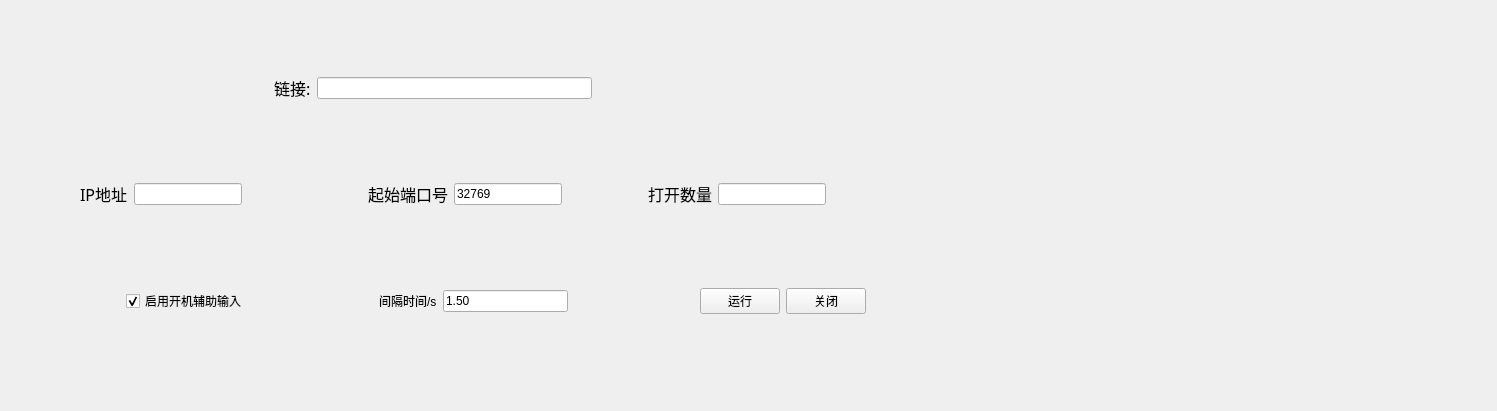
<?xml version="1.0" encoding="UTF-8"?>
<ui version="4.0">
 <class>MainWindow</class>
 <widget class="QMainWindow" name="MainWindow">
  <property name="geometry">
   <rect>
    <x>0</x>
    <y>0</y>
    <width>1497</width>
    <height>411</height>
   </rect>
  </property>
  <property name="windowTitle">
   <string>英格路由器批量开启 V1.1</string>
  </property>
  <widget class="QWidget" name="centralWidget">
   <widget class="QWidget" name="gridLayoutWidget">
    <property name="geometry">
     <rect>
      <x>0</x>
      <y>0</y>
      <width>1491</width>
      <height>391</height>
     </rect>
    </property>
    <layout class="QGridLayout" name="gridLayout">
     <item row="2" column="0">
      <layout class="QHBoxLayout" name="horizontalLayout_5">
       <item>
        <layout class="QHBoxLayout" name="horizontalLayout_6"/>
       </item>
       <item>
        <spacer name="horizontalSpacer_7">
         <property name="orientation">
          <enum>Qt::Horizontal</enum>
         </property>
         <property name="sizeHint" stdset="0">
          <size>
           <width>40</width>
           <height>20</height>
          </size>
         </property>
        </spacer>
       </item>
       <item>
        <widget class="QCheckBox" name="checkBox">
         <property name="text">
          <string>启用开机辅助输入</string>
         </property>
         <property name="checked">
          <bool>true</bool>
         </property>
        </widget>
       </item>
       <item>
        <spacer name="horizontalSpacer_6">
         <property name="orientation">
          <enum>Qt::Horizontal</enum>
         </property>
         <property name="sizeHint" stdset="0">
          <size>
           <width>40</width>
           <height>20</height>
          </size>
         </property>
        </spacer>
       </item>
       <item>
        <widget class="QLabel" name="label_4">
         <property name="text">
          <string>间隔时间/s</string>
         </property>
        </widget>
       </item>
       <item>
        <widget class="QLineEdit" name="tim">
         <property name="text">
          <string>1.50</string>
         </property>
        </widget>
       </item>
       <item>
        <spacer name="horizontalSpacer_5">
         <property name="orientation">
          <enum>Qt::Horizontal</enum>
         </property>
         <property name="sizeHint" stdset="0">
          <size>
           <width>40</width>
           <height>20</height>
          </size>
         </property>
        </spacer>
       </item>
       <item>
        <widget class="QPushButton" name="run">
         <property name="text">
          <string>运行</string>
         </property>
        </widget>
       </item>
       <item>
        <widget class="QPushButton" name="pushButton_2">
         <property name="text">
          <string>关闭</string>
         </property>
        </widget>
       </item>
      </layout>
     </item>
     <item row="2" column="1">
      <spacer name="horizontalSpacer_8">
       <property name="orientation">
        <enum>Qt::Horizontal</enum>
       </property>
       <property name="sizeHint" stdset="0">
        <size>
         <width>40</width>
         <height>20</height>
        </size>
       </property>
      </spacer>
     </item>
     <item row="1" column="0">
      <layout class="QHBoxLayout" name="horizontalLayout">
       <item>
        <spacer name="horizontalSpacer_2">
         <property name="orientation">
          <enum>Qt::Horizontal</enum>
         </property>
         <property name="sizeHint" stdset="0">
          <size>
           <width>40</width>
           <height>20</height>
          </size>
         </property>
        </spacer>
       </item>
       <item>
        <spacer name="horizontalSpacer_9">
         <property name="orientation">
          <enum>Qt::Horizontal</enum>
         </property>
         <property name="sizeHint" stdset="0">
          <size>
           <width>40</width>
           <height>20</height>
          </size>
         </property>
        </spacer>
       </item>
       <item>
        <widget class="QLabel" name="label">
         <property name="font">
          <font>
           <family>Adobe Devanagari</family>
           <pointsize>12</pointsize>
          </font>
         </property>
         <property name="text">
          <string>IP地址</string>
         </property>
        </widget>
       </item>
       <item>
        <widget class="QLineEdit" name="ipadressText"/>
       </item>
       <item>
        <spacer name="horizontalSpacer">
         <property name="orientation">
          <enum>Qt::Horizontal</enum>
         </property>
         <property name="sizeHint" stdset="0">
          <size>
           <width>40</width>
           <height>20</height>
          </size>
         </property>
        </spacer>
       </item>
       <item>
        <spacer name="horizontalSpacer_10">
         <property name="orientation">
          <enum>Qt::Horizontal</enum>
         </property>
         <property name="sizeHint" stdset="0">
          <size>
           <width>40</width>
           <height>20</height>
          </size>
         </property>
        </spacer>
       </item>
       <item>
        <spacer name="horizontalSpacer_3">
         <property name="orientation">
          <enum>Qt::Horizontal</enum>
         </property>
         <property name="sizeHint" stdset="0">
          <size>
           <width>40</width>
           <height>20</height>
          </size>
         </property>
        </spacer>
       </item>
       <item>
        <widget class="QLabel" name="label_2">
         <property name="font">
          <font>
           <family>Adobe Devanagari</family>
           <pointsize>12</pointsize>
          </font>
         </property>
         <property name="text">
          <string>起始端口号</string>
         </property>
        </widget>
       </item>
       <item>
        <widget class="QLineEdit" name="portText">
         <property name="text">
          <string>32769</string>
         </property>
        </widget>
       </item>
       <item>
        <spacer name="horizontalSpacer_4">
         <property name="orientation">
          <enum>Qt::Horizontal</enum>
         </property>
         <property name="sizeHint" stdset="0">
          <size>
           <width>40</width>
           <height>20</height>
          </size>
         </property>
        </spacer>
       </item>
       <item>
        <spacer name="horizontalSpacer_11">
         <property name="orientation">
          <enum>Qt::Horizontal</enum>
         </property>
         <property name="sizeHint" stdset="0">
          <size>
           <width>40</width>
           <height>20</height>
          </size>
         </property>
        </spacer>
       </item>
       <item>
        <widget class="QLabel" name="label_3">
         <property name="font">
          <font>
           <family>Adobe Devanagari</family>
           <pointsize>12</pointsize>
          </font>
         </property>
         <property name="text">
          <string>打开数量</string>
         </property>
        </widget>
       </item>
       <item>
        <widget class="QLineEdit" name="NText"/>
       </item>
       <item>
        <spacer name="horizontalSpacer_12">
         <property name="orientation">
          <enum>Qt::Horizontal</enum>
         </property>
         <property name="sizeHint" stdset="0">
          <size>
           <width>40</width>
           <height>20</height>
          </size>
         </property>
        </spacer>
       </item>
       <item>
        <layout class="QHBoxLayout" name="horizontalLayout_4"/>
       </item>
       <item>
        <layout class="QHBoxLayout" name="horizontalLayout_3"/>
       </item>
      </layout>
     </item>
     <item row="0" column="0">
      <layout class="QHBoxLayout" name="horizontalLayout_7">
       <item>
        <spacer name="horizontalSpacer_13">
         <property name="orientation">
          <enum>Qt::Horizontal</enum>
         </property>
         <property name="sizeHint" stdset="0">
          <size>
           <width>40</width>
           <height>20</height>
          </size>
         </property>
        </spacer>
       </item>
       <item>
        <widget class="QLabel" name="label_5">
         <property name="font">
          <font>
           <family>Adobe Devanagari</family>
           <pointsize>12</pointsize>
          </font>
         </property>
         <property name="text">
          <string>链接:</string>
         </property>
        </widget>
       </item>
       <item>
        <widget class="QLineEdit" name="netText"/>
       </item>
       <item>
        <spacer name="horizontalSpacer_14">
         <property name="orientation">
          <enum>Qt::Horizontal</enum>
         </property>
         <property name="sizeHint" stdset="0">
          <size>
           <width>40</width>
           <height>20</height>
          </size>
         </property>
        </spacer>
       </item>
      </layout>
     </item>
    </layout>
   </widget>
  </widget>
 </widget>
 <resources/>
 <connections>
  <connection>
   <sender>pushButton_2</sender>
   <signal>clicked()</signal>
   <receiver>MainWindow</receiver>
   <slot>close()</slot>
   <hints>
    <hint type="sourcelabel">
     <x>1399</x>
     <y>308</y>
    </hint>
    <hint type="destinationlabel">
     <x>1319</x>
     <y>369</y>
    </hint>
   </hints>
  </connection>
 </connections>
</ui>
